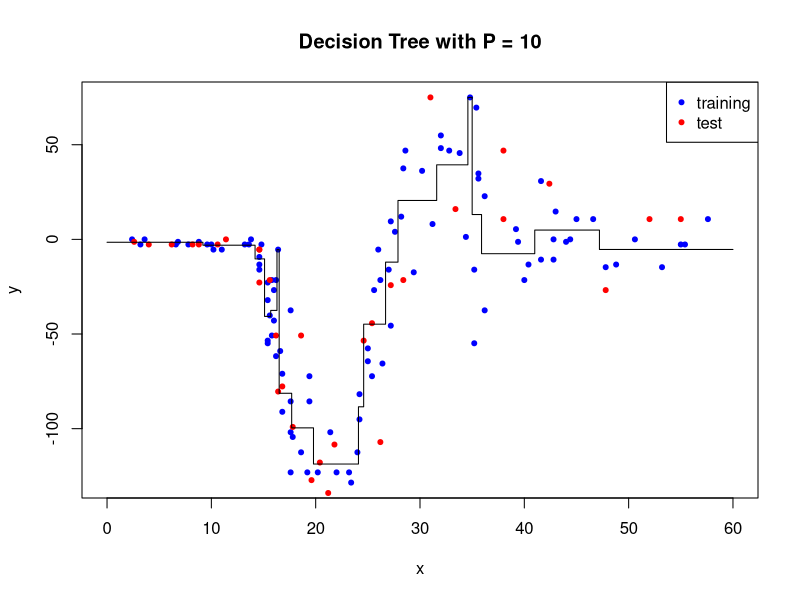
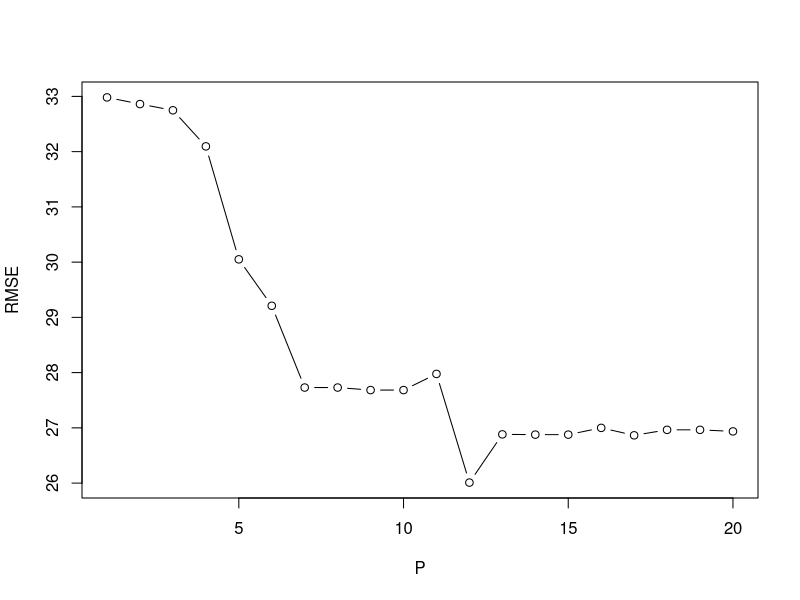

These figures' R source, in order:
#Reading data into memory
data <- read.csv(file = 'hw05_data_set.csv', header = TRUE)

#Splitting data into train and test sets
train_data <- data[1:100, ]
test_data <- data[101:133, ]
train_x <- train_data$x
train_y <- train_data$y
test_x <- test_data$x
test_y <- test_data$y

#Length of train_data and test_data
train_N <- length(train_y)
test_N <- length(test_y)

#Node impurity function
node_impurity <- function(data_y){
  g <- mean(data_y)
  return(sum((data_y - g)**2) / length(data_y))
}

#Split impurity function
split_impurity <- function(left_data_y, right_data_y){
  left_child_impurity <- node_impurity(left_data_y)
  right_child_impurity <- node_impurity(right_data_y)
  left_data_length <- length(left_data_y)
  right_data_length <- length(right_data_y)
  return(((left_child_impurity * left_data_length) +
           (right_child_impurity * right_data_length)) / 
           (left_data_length + right_data_length))
}

#Decision tree fit and test function
decision_tree_fit_test <- function(P, plot_fit = FALSE, extract_rule = FALSE){
  #Create necessary data structures
  node_indices <- list()
  is_terminal <- c()
  need_split <- c()
  node_splits <- c()
  node_means <- c()
  
  #Putting all training instances into the root node
  node_indices <- list(1:train_N)
  is_terminal <- c(FALSE)
  need_split <- c(TRUE)
  
  #Decision tree learning algorithm
  while(TRUE){
    split_nodes <- which(need_split)
    if(length(split_nodes) == 0){
      break
    }
    for(split_node in split_nodes){
      data_indices <- node_indices[[split_node]]
      need_split[split_node] <- FALSE
      node_means[split_node] <- mean(train_y[data_indices])
      unique_values <- sort(unique(train_x[data_indices]))
      split_positions <- (unique_values[-1] + 
                            unique_values[-length(unique_values)]) / 2
      if(length(train_y[data_indices]) <= P || length(split_positions) == 0){
        is_terminal[split_node] <- TRUE
        next
      }
      is_terminal[split_node] <- FALSE
      
      split_impurities <- rep(0, length(split_positions))
      for(s in 1:length(split_positions)){
        left_indices <- data_indices[which(train_x[data_indices] <=
                                             split_positions[s])]
        right_indices <- data_indices[which(train_x[data_indices] >
                                              split_positions[s])]
        split_impurities[s] <- split_impurity(train_y[left_indices], 
                                              train_y[right_indices])
      }
      best_split <- split_positions[which.min(split_impurities)]
      node_splits[split_node] <- best_split
      
      left_indices <- data_indices[which(train_x[data_indices] <= best_split)]
      node_indices[[2 * split_node]] <- left_indices
      is_terminal[2 * split_node] <- FALSE
      need_split[2 * split_node] <- TRUE
      
      right_indices <- data_indices[which(train_x[data_indices] > best_split)]
      node_indices[[2 * split_node + 1]] <- right_indices
      is_terminal[2 * split_node + 1 ] <- FALSE
      need_split[2 * split_node + 1] <- TRUE
    }
  }
  
  if(plot_fit){
    #Plotting train_data, test_data and decision tree fit
    plot(x = train_x,
         y = train_y,
         xlab = 'x',
         ylab = 'y',
         type = 'p',
         pch = 20,
         col = 'blue',
         xlim = c(0, 60))
    points(x = test_x,
           y = test_y,
           type = 'p',
           pch = 20,
           col = 'red')
    mock_x <- seq(from = 0, to = 60, by = 0.01)
    g_scores <- rep(0, length(mock_x))
    for(i in 1:length(mock_x)){
      index <- 1
      while(TRUE){
        if(is_terminal[index] == TRUE){
          g_scores[i] <- node_means[index]
          break
        }else{
          if(mock_x[i] <= node_splits[index]){
            index <- 2 * index
          }else{
            index <- 2 * index + 1
          }
        }
      }
    }
    lines(x = mock_x,
          y = g_scores,
          xlab = 'x',
          ylab = 'y',
          type = 'S')
    title(main = 'Decision Tree with P = 10')
    legend(x = max(data$x) + 4.8, y= max(data$y) + 8, legend = c('training', 'test'),
           col = c('blue', 'red'), pch = 20, xjust = 1, yjust = 1)
  }
  
  if(extract_rule){
    #Extracting rules
    terminal_nodes <- which(is_terminal)
    for (terminal_node in terminal_nodes) {
      index <- terminal_node
      rules <- c()
      while (index > 1) {
        parent <- floor(index / 2)
        if (index %% 2 == 0) {
          rules <- c(sprintf("x < %g", node_splits[parent]), rules)
        } else {
          rules <- c(sprintf("x >= %g", node_splits[parent]), rules)
        }
        index <- parent
      }
      print(sprintf("{%s} => [%s]", paste0(rules, collapse = " AND "), 
                    paste0(node_means[terminal_node])))
    }
  }
  
  #Testing decision tree with test_data
  test_y_hat <- rep(0, test_N)
  for(i in 1:test_N){
    index <- 1
    while(TRUE){
      if(is_terminal[index] == TRUE){
        test_y_hat[i] <- node_means[index]
        break
      }else{
        if(test_x[i] <= node_splits[index]){
          index <- 2 * index
        }else{
          index <- 2 * index + 1
        }
      }
    }
  }
  
  #Calculating RMSE for test_data
  test_data_rmse <- sqrt(sum((test_y - test_y_hat)**2) / test_N)
  return(test_data_rmse)
}

#User defined parameter P
P <- 10

#Fitting and testing decision tree with the train_data
test_data_rmse <- decision_tree_fit_test(P = P, plot_fit = TRUE, extract_rule = TRUE)
cat('RMSE is', test_data_rmse, 'when P is', P)

#Testing different P values from 1 to 20
P_list <- 1:20
rmse_list <- c()
for(P in P_list){
  rmse_list <- c(rmse_list, decision_tree_fit_test(P = P, 
                                                   plot_fit = FALSE, 
                                                   extract_rule = FALSE))
}

#Plotting RMSE vs P plot
plot(x = P_list,
     y = rmse_list,
     xlab = 'P',
     ylab = 'RMSE',
     type = 'b')

